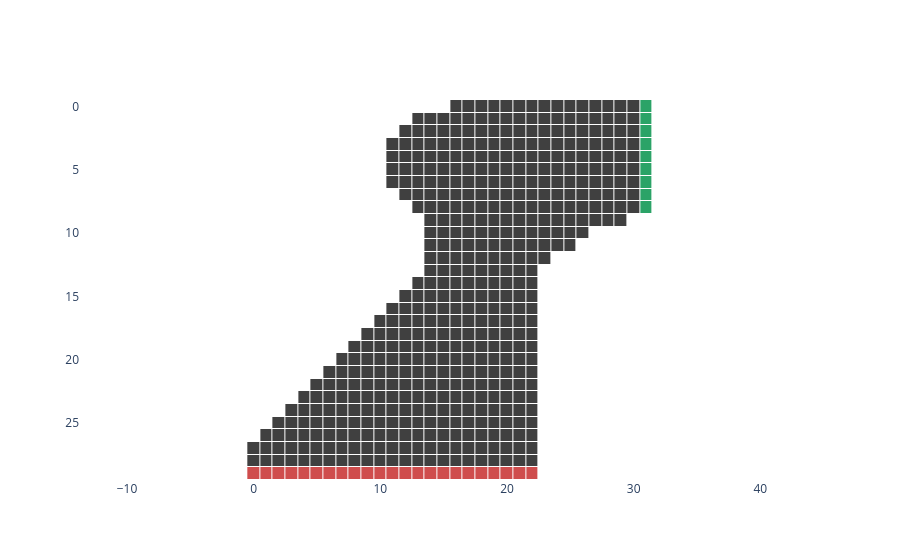

Notebook cell for this chart:
### Code cell
track2 = np.ones((30, 32))
track2[:, -1] *= 3
track2[-1, :-1] *= 2
track2[0, :16] *= 0
track2[1, :13] *= 0
track2[2, :12] *= 0
track2[3:17, :11] *= 0
track2[7:16, :12] *= 0
track2[8:15, :13] *= 0
track2[9:14, :14] *= 0
for l in range(11):
    track2[16+l, :11-l] *= 0
track2[9:, -2:] *= 0
track2[10:, -5:] *= 0
track2[11:, -6:] *= 0
track2[12:, -8:] *= 0
track2[13:, -9:] *= 0
plotTrack(track2)

### Figure 1 — Plotly figure (JSON) as saved in the notebook; plotly's stock layout.template omitted (floating-point values rounded to 4 significant figures; data arrays with more than 128 entries replaced by an {"elided": "..."} marker saying what was removed)
{"data": [{"colorscale": [[0, "#FFFFFF"], [0.33, "#FFFFFF"], [0.33, "#404040"], [0.66, "#404040"], [0.66, "#CF4D4D"], [0.99, "#CF4D4D"], [1, "#2BA367"]], "hoverongaps": false, "showscale": false, "type": "heatmap", "xgap": 1, "ygap": 1, "z": {"elided": "30x32 float values"}}], "layout": {"plot_bgcolor": "white", "yaxis": {"autorange": "reversed", "scaleanchor": "x"}}}
